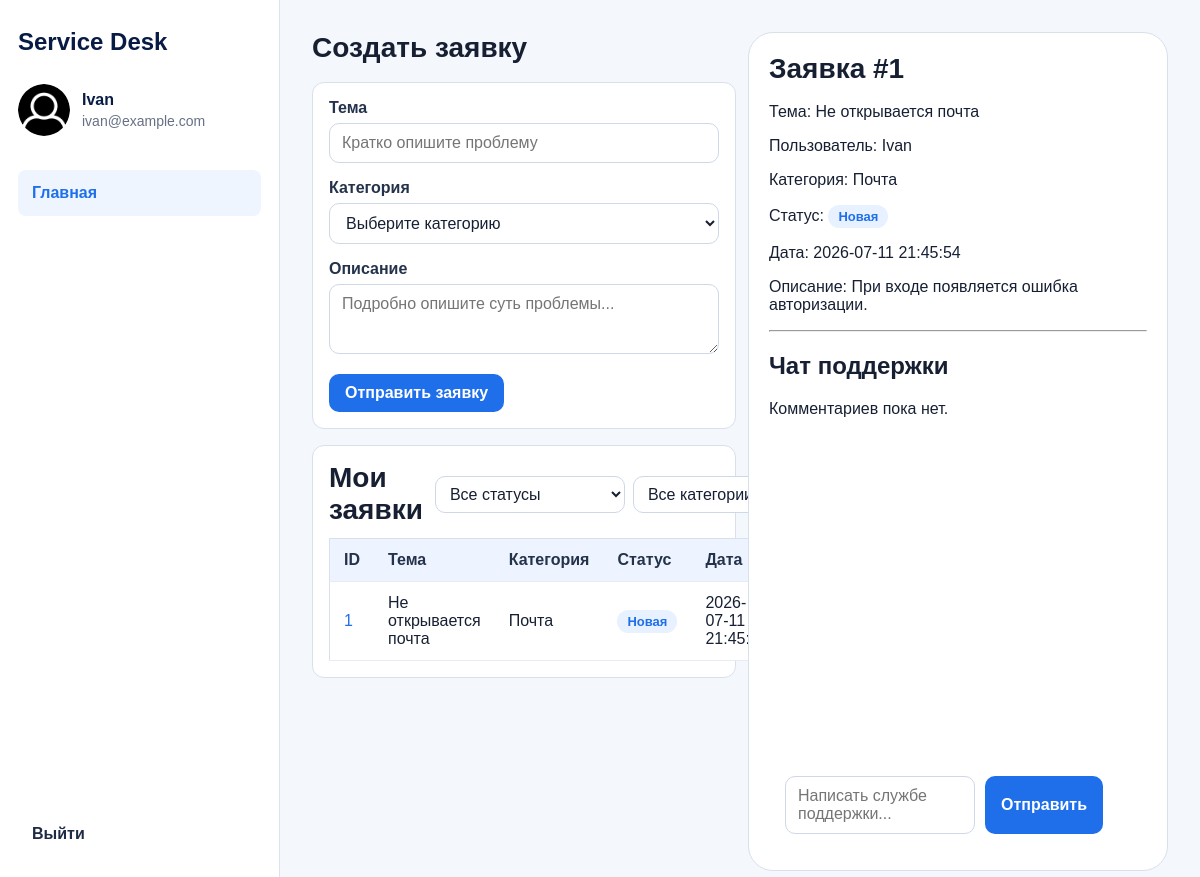
Screenshot of /my-tickets.php (signed in) with the database file from the repository.
### tables this page shows
CREATE TABLE IF NOT EXISTS tickets (
    id INT AUTO_INCREMENT PRIMARY KEY,
    user_id INT NOT NULL,
    category_id INT NOT NULL,
    subject VARCHAR(255) NOT NULL,
    description TEXT NOT NULL,
    status ENUM('new', 'in_progress', 'done', 'rejected') DEFAULT 'new',
    created_at TIMESTAMP DEFAULT CURRENT_TIMESTAMP,
    FOREIGN KEY (user_id) REFERENCES users(id),
    FOREIGN KEY (category_id) REFERENCES categories(id)
);

CREATE TABLE IF NOT EXISTS categories (
    id INT AUTO_INCREMENT PRIMARY KEY,
    name VARCHAR(100) NOT NULL UNIQUE
);

CREATE TABLE IF NOT EXISTS users (
    id INT AUTO_INCREMENT PRIMARY KEY,
    name VARCHAR(100) NOT NULL,
    email VARCHAR(150) NOT NULL UNIQUE,
    password VARCHAR(255) NOT NULL,
    role ENUM('user', 'admin') NOT NULL DEFAULT 'user',
    created_at TIMESTAMP DEFAULT CURRENT_TIMESTAMP
);

### config/statuses.php (called while the page is built)
<?php
return [
    'new' => 'Новая',
    'in_progress' => 'В работе',
    'done' => 'Выполнена',
    'rejected' => 'Отклонена',
];

### public/my-tickets.php (the view, shortened to what this page needs)
<?php
require_once __DIR__ . '/../config/database.php';
$statusLabels = require __DIR__ . '/../config/statuses.php';
function e(string $value): string
{
    return htmlspecialchars($value, ENT_QUOTES, 'UTF-8');
}
$subject = '';
$categoryId = '';
$description = '';
$message = '';
$formType = $_POST['form_type'] ?? '';
$filterCategoryId = $_GET['category_id'] ?? '';
$filterStatus = $_GET['status'] ?? '';
$filterErrors = [];
$perPage = 6;
$rawPage = $_GET['page'] ?? '1';
if (
    !is_string($rawPage)
    || !ctype_digit($rawPage)
    || (int) $rawPage < 1
) {
    $filterErrors[] = 'Некорректный номер страницы.';
    $page = 1;
} else {
    $page = (int) $rawPage;
}
$whereSql = " WHERE tickets.user_id = :user_id";
$sqlParams = [
    'user_id' => (int) $_SESSION['user_id'],
];
$offset = ($page - 1) * $perPage;
$sql = "
    SELECT
        tickets.id,
        tickets.subject,
        tickets.description,
        tickets.status,
        tickets.created_at,
        users.name AS user_name,
        categories.name AS category_name
    FROM tickets
    INNER JOIN users ON tickets.user_id = users.id
    INNER JOIN categories ON tickets.category_id = categories.id
" . $whereSql . "
    ORDER BY tickets.created_at DESC, tickets.id DESC
    LIMIT :limit OFFSET :offset
";
$statement = $pdo->prepare($sql);
foreach ($sqlParams as $paramName => $paramValue) {
    $statement->bindValue(
        ':' . $paramName,
        $paramValue,
        is_int($paramValue) ? PDO::PARAM_INT : PDO::PARAM_STR
    );
}
$statement->bindValue(':limit', $perPage, PDO::PARAM_INT);
$statement->bindValue(':offset', $offset, PDO::PARAM_INT);
$statement->execute();
$tickets = $statement->fetchAll();
$selectedTicket = null;
$selectedTicketError = '';
$selectedTicketId = 0;
$comments = [];
if ($formType === 'add_comment') {
    $rawTicketId = $_POST['ticket_id'] ?? '';
} else {
    $rawTicketId = $_GET['ticket_id'] ?? null;
}
if ($rawTicketId === null) {
    if ($tickets !== []) {
        $selectedTicketId = (int) $tickets[0]['id'];
    }
} elseif (is_string($rawTicketId) && ctype_digit($rawTicketId) && (int) $rawTicketId > 0) {
    $selectedTicketId = (int) $rawTicketId;
} else {
    $selectedTicketError = 'Некорректный номер заявки.';
}
if ($selectedTicketId > 0 && $selectedTicketError === '') {
    $selectedTicketSql = "
        SELECT
            tickets.id,
            tickets.subject,
            tickets.description,
            tickets.status,
            tickets.created_at,
            users.name AS user_name,
            categories.name AS category_name
        FROM tickets
        INNER JOIN users ON tickets.user_id = users.id
        INNER JOIN categories ON tickets.category_id = categories.id
        WHERE tickets.id = :ticket_id
          AND tickets.user_id = :user_id
    ";
    $selectedTicketStatement = $pdo->prepare($selectedTicketSql);
    $selectedTicketStatement->execute([
        'ticket_id' => $selectedTicketId,
        'user_id' => $_SESSION['user_id'],
    ]);
    $selectedTicket = $selectedTicketStatement->fetch();
}
if ($selectedTicket !== null) {
    $sqlComment = "
        SELECT
            ticket_comments.comment,
            ticket_comments.created_at,
            users.name AS user_name,
            users.role AS user_role
        FROM ticket_comments
        INNER JOIN users ON ticket_comments.user_id = users.id
        WHERE ticket_comments.ticket_id = :ticket_id
        ORDER BY ticket_comments.created_at ASC
    ";
    $statement = $pdo->prepare($sqlComment);
    $statement->execute([
        'ticket_id' => $selectedTicket['id'],
    ]);
    $comments = $statement->fetchAll();
}
?>
<!DOCTYPE html>
<html lang="ru">
<head>
    <link rel="stylesheet" href="css/style.css">
</head>
<body>
    <div class="dashboard-layout">
        <aside class="sidebar">
            <h2 class="sidebar-title">Service Desk</h2>
            <div class="sidebar-user">
                <img class="img-my-tickets" src="img/user-img.png" alt="User avatar">
                <div>
                    <strong><?= e($_SESSION['user_name']) ?></strong>
                    <p><?= e($_SESSION['user_email'] ?? $_SESSION['user_role']) ?></p>
                </div>
            </div>
            <nav class="sidebar-nav">
                <a class="sidebar-link active" href="my-tickets.php">Главная</a>
            </nav>
            <a class="sidebar-link mylog" href="logout.php">Выйти</a>
        </aside>
        <main class="dashboard-content">
            <div class="cabinet-grid">
                <div class="cabinet-left">
                    <section>
                        <h1>Создать заявку</h1>
                        <form method="post" action="my-tickets.php">
                            <div>
                                <label for="subject">Тема</label>
                                <input id="subject" name="subject" type="text" placeholder="Кратко опишите проблему"
                                    value="<?= e($subject) ?>">
                            </div>
                            <div>
                                <label for="category_id">Категория</label>
                                <select id="category_id" name="category_id">
                                    <option value="" disabled <?= $categoryId === '' ? 'selected' : '' ?>>
                                        Выберите категорию
                                    </option>
                                </select>
                            </div>
                            <div>
                                <label for="description">Описание</label>
                                <textarea id="description" name="description"
                                    placeholder="Подробно опишите суть проблемы..."><?= e($description) ?></textarea>
                            </div>
                            <button type="submit">Отправить заявку</button>
                        </form>
                    </section>
                    <section class="cabinet-down">
                    <div class="tickets-toolbar">
                        <h1>Мои заявки</h1>
                        <form class="ticket-filters" method="get" action="my-tickets.php">
                            <select id="filter_status" name="status">
                                <option value="" <?= $filterStatus === '' ? 'selected' : '' ?>>
                                    Все статусы
                                </option>
                            </select>
                            <select id="filter_category_id" name="category_id">
                                <option value="" <?= $filterCategoryId === '' ? 'selected' : '' ?>>
                                    Все категории
                                </option>
                            </select>
                            <button type="submit">Применить</button>
                            <a class="filter-reset" href="my-tickets.php">Сбросить</a>
                        </form>
                    </div>
                    <table>
                        <thead>
                            <tr>
                                <th>ID</th>
                                <th>Тема</th>
                                <th>Категория</th>
                                <th>Статус</th>
                                <th>Дата</th>
                            </tr>
                        </thead>
                        <tbody>
                            <?php if ($tickets === []): ?>
                                <tr>
                                    <td colspan="5">Заявок пока нет.</td>
                                </tr>
                            <?php else: ?>
                                <?php foreach ($tickets as $ticket): ?>
                                    <?php
                                    $ticketQuery = [
                                        'ticket_id' => $ticket['id'],
                                        'page' => $page,
                                    ];
                                    ?>
                                    <tr>
                                        <td>
                                            <a href="<?= e('my-tickets.php?' . http_build_query($ticketQuery)) ?>">
                                                <?= e((string) $ticket['id']) ?>
                                            </a>
                                        </td>
                                        <td><?= e($ticket['subject']) ?></td>
                                        <td><?= e($ticket['category_name']) ?></td>
                                        <td>
                                            <span class="status status-<?= e(str_replace('_', '-', $ticket['status'])) ?>">
                                                <?= e($statusLabels[$ticket['status']] ?? $ticket['status']) ?>
                                            </span>
                                        </td>
                                        <td><?= e($ticket['created_at']) ?></td>
                                    </tr>
                                <?php endforeach; ?>
                            <?php endif; ?>
                        </tbody>
                    </table>
                    </section>
                </div>
                <aside class="ticket-preview">
                    <?php if ($selectedTicketError !== ''): ?>
                        <p><?= e($selectedTicketError) ?></p>
                    <?php elseif ($selectedTicket !== null): ?>
                        <h1>Заявка #<?= e((string) $selectedTicket['id']) ?></h1>
                        <p>Тема: <?= e($selectedTicket['subject']) ?></p>
                        <p>Пользователь: <?= e($selectedTicket['user_name']) ?></p>
                        <p>Категория: <?= e($selectedTicket['category_name']) ?></p>
                        <p>
                            Статус:
                            <span class="status status-<?= e(str_replace('_', '-', $selectedTicket['status'])) ?>">
                                <?= e($statusLabels[$selectedTicket['status']] ?? $selectedTicket['status']) ?>
                            </span>
                        </p>
                        <p>Дата: <?= e($selectedTicket['created_at']) ?></p>
                        <p>Описание: <?= e($selectedTicket['description']) ?></p>
                        <hr>
                        <h2>Чат поддержки</h2>
                        <div class="comments-list">
                            <?php if ($comments === []): ?>
                                <p>Комментариев пока нет.</p>
                            <?php endif; ?>
                        </div>
                        <?php
                        $commentQuery = [
                            'ticket_id' => $selectedTicket['id'],
                            'page' => $page,
                        ];
                        ?>
                        <form class="sentComment" method="post"
                            action="<?= e('my-tickets.php?' . http_build_query($commentQuery)) ?>">
                            <textarea id="message" name="message"
                                placeholder="Написать службе поддержки..."><?= e($message) ?></textarea>
                            <button type="submit">Отправить</button>
                        </form>
                    <?php else: ?>
                        <p>У вас пока нет заявок.</p>
                    <?php endif; ?>
                </aside>
            </div>
        </main>
    </div>
</body>
</html>

### public/css/style.css (style rules this page uses)
* { box-sizing: border-box; }
body { margin: 0; font-family: Arial, sans-serif; background: #f4f7fb; color: #172033; }
a { color: #1f6feb; text-decoration: none; }
p { margin: 0 0 16px; }
h1 { margin: 0 0 18px; font-size: 28px; }
table { width: 100%; border-collapse: collapse; background: #ffffff; border: 1px solid #d8e0ec; }
th, td { padding: 12px 14px; border-bottom: 1px solid #e6ecf5; text-align: left; }
th { background: #eef4ff; color: #24324b; font-weight: 700; }
form { max-width: 720px; padding: 20px; background: #ffffff; border: 1px solid #d8e0ec; border-radius: 25px; }
form div { margin-bottom: 16px; }
label { display: inline-block; margin-bottom: 6px; font-weight: 700; color: #24324b; }
input, select, textarea { width: 100%; padding: 10px 12px; border: 1px solid #cfd8e6; font: inherit; color: #172033; background: #ffffff; border-radius: 10px; }
textarea { min-height: 120px; resize: vertical; }
button { padding: 10px 16px; border: 0; background: #1f6feb; color: #ffffff; font: inherit; font-weight: 700; cursor: pointer; border-radius: 10px; }
.dashboard-layout { margin: 0 0 0 0; display: flex; min-height: 100vh; }
.sidebar { width: 280px; background: #ffffff; border-right: 1px solid #dbe3f0; padding: 28px 18px; min-height: 100vh; display: flex; flex-direction: column; }
.sidebar-title { margin: 0 0 24px; font-size: 24px; color: #071b44; }
.dashboard-content { flex: 1; padding: 32px; }
.sidebar-nav { display: flex; flex-direction: column; gap: 12px; margin-top: 28px; }
.sidebar-link { display: flex; align-items: center; min-height: 46px; padding: 12px 14px; color: #1f2a44; text-decoration: none; border-radius: 8px; font-weight: 700; }
.sidebar-link:hover, .sidebar-link.active { background: #eef5ff; color: #1f6feb; text-decoration: none; }
.sidebar-user { display: flex; align-items: center; gap: 12px; padding: 4px 0 6px; }
.sidebar-user strong { display: block; margin-bottom: 4px; color: #071b44; }
.sidebar-user p { margin: 0; color: #667085; font-size: 14px; }
.sidebar-user img { width: 52px; height: 52px; border-radius: 50%; transform: none; object-fit: cover; }
.mylog { margin-top: auto; margin-bottom: 18px; }
.cabinet-grid { display: grid; grid-template-columns: minmax(0, 1fr) 420px; gap: 12px; align-items: start; }
.cabinet-left { display: flex; flex-direction: column; gap: 16px; }
.ticket-preview { background: #ffffff; border: 1px solid #d8e0ec; border-radius: 25px; padding: 20px; }
.cabinet-down { background: #ffffff; border: 1px solid #d8e0ec; border-radius: 12px; padding: 16px; }
.dashboard-content form { max-width: none; border-radius: 12px; padding: 16px; }
.dashboard-content textarea { min-height: 70px; }
.sentComment { background: #ffffff; border: 0; border-radius: 0px; padding: 0px; display: flex; gap: 10px; max-width: 400px; width: 350px; }
.sentComment textarea { min-height: 42px; resize: none; }
.comments-list { height: 360px; overflow-y: auto; display: flex; flex-direction: column; gap: 10px; padding-right: 6px; }
.status { display: inline-block; padding: 4px 10px; border-radius: 12px; font-size: 13px; font-weight: 700; }
.status.status-new { background: #e8f1ff; color: #1f6feb; }
.tickets-toolbar { display: flex; align-items: center; gap: 12px; margin-bottom: 12px; }
.tickets-toolbar h1 { margin: 0 auto 0 0; }
.dashboard-content .ticket-filters { display: flex; align-items: center; gap: 8px; max-width: none; padding: 0; border: 0; border-radius: 0; background: transparent; }
.ticket-filters select { width: 190px; padding: 8px 10px; }
.ticket-filters button { padding: 8px 12px; white-space: nowrap; }
.filter-reset { white-space: nowrap; }

### rows the page displays
tickets: id "1", subject "Не открывается почта", category.name "Почта", status "Новая", created_at "2026-07-11 21:45:54", user.name "Ivan", description "При входе появляется ошибка авторизации."

### other values shown
$_SESSION['user_name'] "Ivan"
$_SESSION['user_email'] "ivan@example.com"
